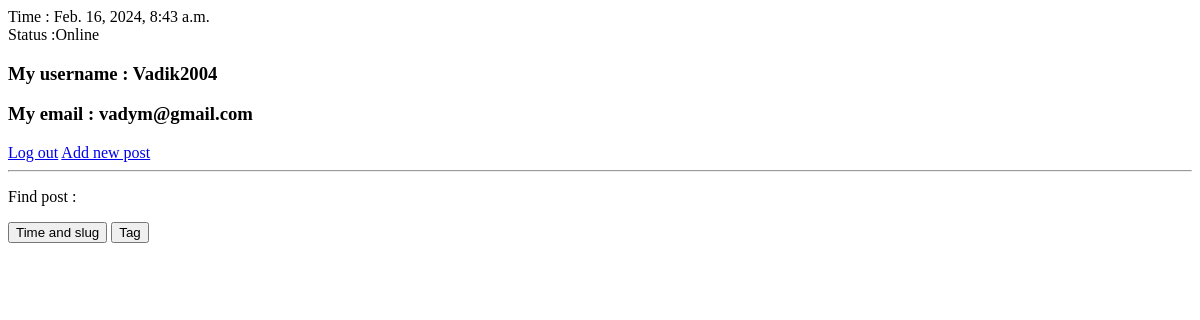
Before: /myapp/userpage (signed in) with the older database file.
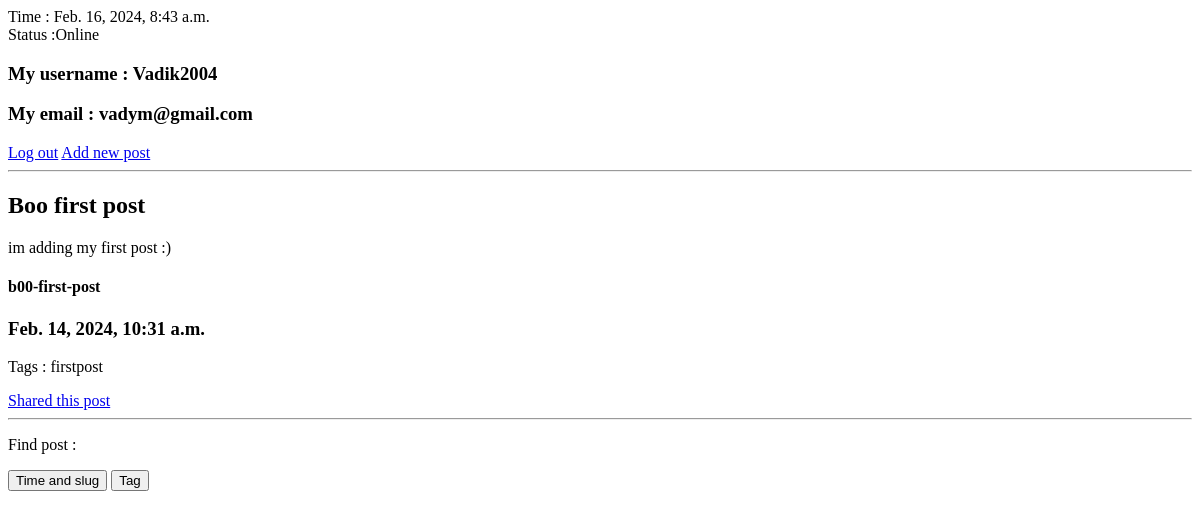
After: the same page with the newer database file.
### myapp/models.py (models this page shows)
class userPage(models.Model):
    OFFLINE = "OFF"
    ONLINE = "ON"
    CHOICES = [
        (OFFLINE, "Offline"),
        (ONLINE, "Online")
    ]
    status = models.CharField(max_length = 3, choices = CHOICES, default = OFFLINE)
    time = models.DateTimeField(default = timezone.now)
    user = models.OneToOneField(User, on_delete = models.CASCADE, default=None)

class Post(models.Model):
    tags = TaggableManager()
    body = models.CharField(max_length = 256, default = None)
    add_time = models.DateTimeField(default = timezone.now)
    user = models.ForeignKey(User,on_delete = models.CASCADE, default = None)
    title = models.CharField(max_length = 100)
    slug = models.SlugField(max_length = 250, default = None)

### myapp/views.py (the view, shortened to what this page needs)
# urls.py: path("userpage", views.user_page, name = "user_page"),
def user_page(request):
    user_obj = userPage.objects.filter(user=request.user.id)[0]
    user_obj.status = "Online"
    user_obj.time = timezone.now()
    user_obj.save()
    return render(request,"myapp/userpage.html",{
        "status":user_obj.status,
        "time":user_obj.time,
        "all_posts":Post.objects.filter(user=request.user.id),
        "find_form":find_form(),
        "tag_form":find_by_tags()
    })

### myapp/templates/myapp/userpage.html (shortened to what this page needs)
<!DOCTYPE html>
<html lang="en">
<head>
</head>
<body>
    <div>
        <div>Time : {{time}}</div>
        <div>Status :{{status}}</div>
    </div>
    <div>
        <h3>My username : {{request.user.username}}</h3>
        <h3>My email : {{request.user.email}}</h3>
    </div>
    <a href="{% url 'myapp:log_out' %}">Log out</a>
    <a href="{% url 'myapp:adding_post' %}">Add new post</a>
    <hr>
    <div>
        {% if all_posts %}
            {% for i in all_posts %}
                <div>
                    <h2>{{i.title}}</h2>
                    <p>{{i.body}}</p>
                    <h4>{{i.slug}}</h4>
                    <h3>{{i.add_time}}</h3>
                    <p>Tags : {{i.tags.all|join:", "}}</p>
                    <a href="{% url 'myapp:shared' i.id %}">Shared this post</a>
                    <hr>
                </div>
            {% endfor %}
        {% endif %}
    </div>
    <div>
        <p>Find post :</p>
        <button id="for_form">Time and slug</button>
        <button id="for_slug">Tag</button>
    </div>
</body>
</html>

Changed rows visible on the page:
added Post: title "Boo first post", body "im adding my first post :)", slug "b00-first-post", add_time "Feb. 14, 2024, 10:31 a.m.", tags.all "firstpost"
